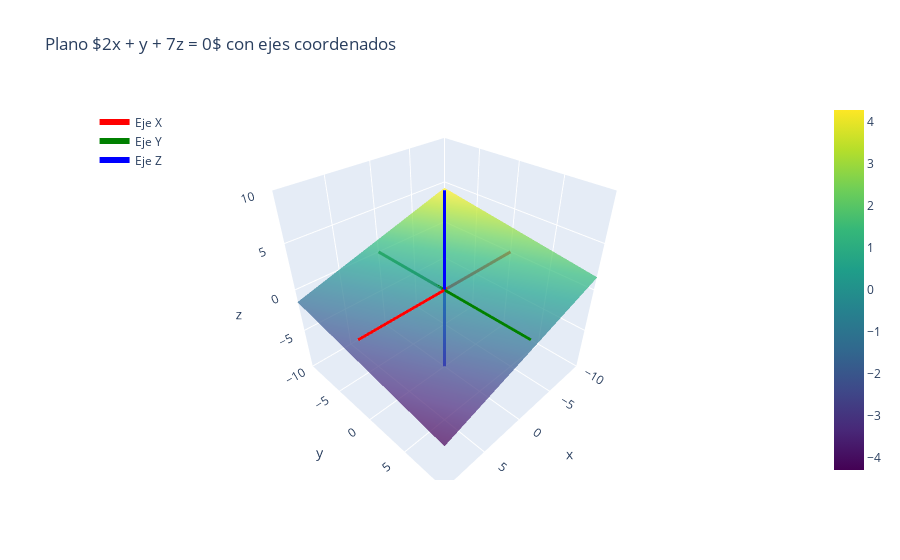

The notebook cell this image was saved under:
### Markdown cell above
$gen(A) = \{(x,y,z): 2x + y + 7z = 0 \}$ (plano que pasa por el origen).

### Code cell
import numpy as np
import plotly.graph_objects as go

# =========================
# Dominio del plano
# =========================
x = np.linspace(-10, 10, 50)
y = np.linspace(-10, 10, 50)
X, Y = np.meshgrid(x, y)

# Plano: 2x + y + 7z = 0  ->  z = -(2x + y)/7
Z = -(2*X + Y) / 7

plano = go.Surface(
    x=X,
    y=Y,
    z=Z,
    opacity=0.75,
    colorscale="Viridis",
    name="Plano"
)

# =========================
# Ejes coordenados
# =========================
L = 10  # longitud de los ejes

eje_x = go.Scatter3d(
    x=[-L, L], y=[0, 0], z=[0, 0],
    mode="lines",
    line=dict(color="red", width=6),
    name="Eje X"
)

eje_y = go.Scatter3d(
    x=[0, 0], y=[-L, L], z=[0, 0],
    mode="lines",
    line=dict(color="green", width=6),
    name="Eje Y"
)

eje_z = go.Scatter3d(
    x=[0, 0], y=[0, 0], z=[-L, L],
    mode="lines",
    line=dict(color="blue", width=6),
    name="Eje Z"
)

# =========================
# Figura
# =========================
fig = go.Figure(data=[plano, eje_x, eje_y, eje_z])

fig.update_layout(
    title=r"Plano $2x + y + 7z = 0$ con ejes coordenados",
    scene=dict(
        xaxis=dict(title="x", range=[-L, L]),
        yaxis=dict(title="y", range=[-L, L]),
        zaxis=dict(title="z", range=[-L, L]),
        aspectmode="cube"
    ),
    legend=dict(
        x=0.02,
        y=0.98
    )
)

fig.show()

fig.write_image("plano_2x_y_7z.png", width=1200, height=900, scale=2)

### Figure 1 — Plotly figure (JSON) as saved in the notebook; plotly's stock layout.template omitted (floating-point values rounded to 4 significant figures; data arrays with more than 128 entries replaced by an {"elided": "..."} marker saying what was removed)
{"data": [{"colorscale": [[0, "#440154"], [0.1111, "#482878"], [0.2222, "#3e4989"], [0.3333, "#31688e"], [0.4444, "#26828e"], [0.5556, "#1f9e89"], [0.6667, "#35b779"], [0.7778, "#6ece58"], [0.8889, "#b5de2b"], [1, "#fde725"]], "name": "Plano", "opacity": 0.75, "type": "surface", "x": {"elided": "50x50 float values"}, "y": {"elided": "50x50 float values"}, "z": {"elided": "50x50 float values"}}, {"line": {"color": "red", "width": 6}, "mode": "lines", "name": "Eje X", "type": "scatter3d", "x": [-10, 10], "y": [0, 0], "z": [0, 0]}, {"line": {"color": "green", "width": 6}, "mode": "lines", "name": "Eje Y", "type": "scatter3d", "x": [0, 0], "y": [-10, 10], "z": [0, 0]}, {"line": {"color": "blue", "width": 6}, "mode": "lines", "name": "Eje Z", "type": "scatter3d", "x": [0, 0], "y": [0, 0], "z": [-10, 10]}], "layout": {"legend": {"x": 0.02, "y": 0.98}, "scene": {"aspectmode": "cube", "xaxis": {"range": [-10, 10], "title": {"text": "x"}}, "yaxis": {"range": [-10, 10], "title": {"text": "y"}}, "zaxis": {"range": [-10, 10], "title": {"text": "z"}}}, "title": {"text": "Plano $2x + y + 7z = 0$ con ejes coordenados"}}}
